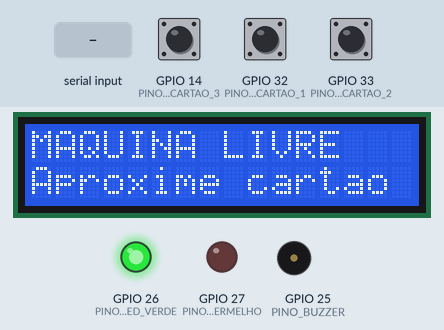
Bench run of a sketch on a simulated ESP32. On the bench: 16×2 character LCD, output pins drawn as LEDs (lit = HIGH), buzzer (waves = sounding). Dashed ring = blinking. The inputs (shaded band) are chosen by the test bench; at power-on: GPIO 14 (PINO_BTN_CARTAO_3) HIGH, GPIO 32 (PINO_BTN_CARTAO_1) HIGH, GPIO 33 (PINO_BTN_CARTAO_2) HIGH. WiFi joins after 1.5 s; servers stay silent unless stated; random numbers use the default seed unless the sketch sets one; no MQTT or app messages arrive unless stated; what the sketch prints to the serial monitor is not drawn.

Above: at 3.6 s.
3.7 s: GPIO 14 (PINO_BTN_CARTAO_3) pulled LOW for 0.15 s
At 3.82 s:
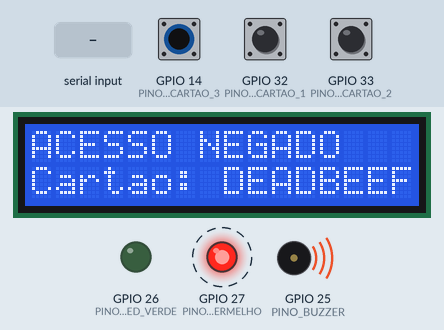
4.4 s: GPIO 32 (PINO_BTN_CARTAO_1) pulled LOW for 3.2 s
At 6.5 s:
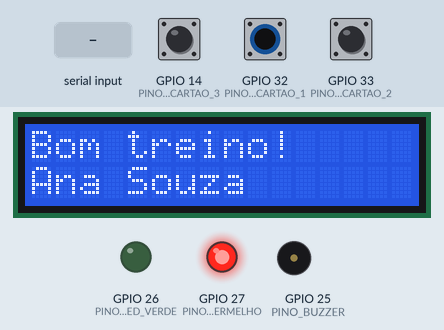
9.1 s: GPIO 33 (PINO_BTN_CARTAO_2) pulled LOW for 0.15 s
At 9.46 s:
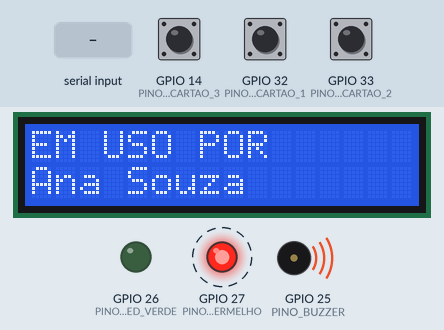
9.8 s: "1\n" received over Serial
At 12.6 s:
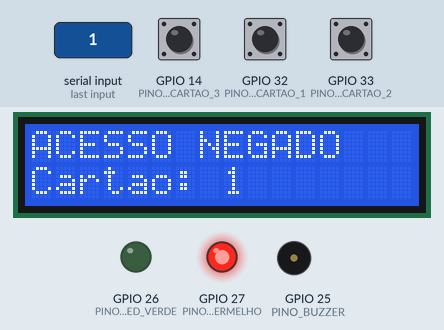
12.8 s: GPIO 32 (PINO_BTN_CARTAO_1) pulled LOW for 1 s
At 13.19 s:
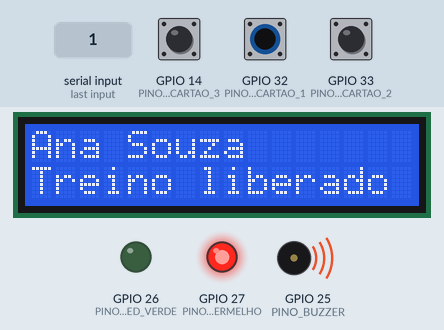
15.3 s: GPIO 33 (PINO_BTN_CARTAO_2) pulled LOW for 1 s
At 16.7 s:
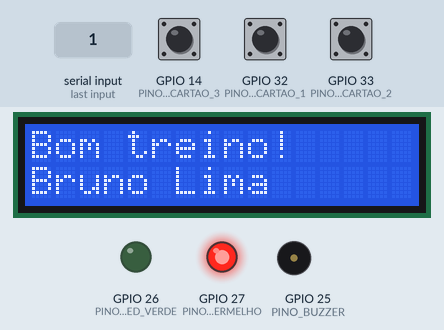
Timing chart, 0 to 18.3 s (numbered marks = the images above; inputs shaded):
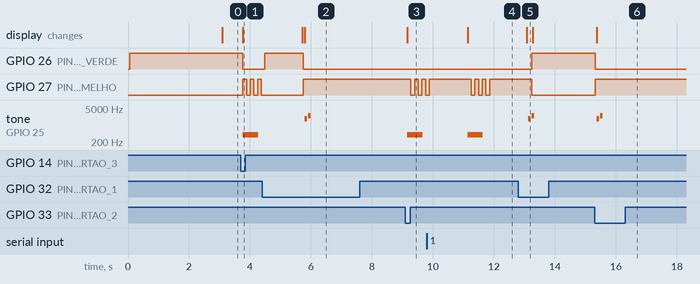

The sketch:

estacao_esp32.ino
```cpp
/*
 * CP5 - Estação de Treino IoT (RFID + MQTT)
 * ==========================================
 * ESP32 que controla o acesso à estação de treino por RFID e publica
 * o status da máquina via MQTT (Publish/Subscribe).
 *
 *  - Cartão cadastrado com a máquina LIVRE   -> máquina OCUPADA (LED vermelho)
 *  - Mesmo cartão com a máquina OCUPADA      -> check-out, máquina LIVRE (LED verde)
 *  - Cartão desconhecido / outro aluno       -> acesso negado (bip longo)
 *  - Sem atividade por SESSAO_TIMEOUT_MS     -> libera automaticamente
 *
 * Publica:  {base}/status (retido), {base}/acesso, {base}/esp32/online (LWT)
 * Assina:   {base}/reps, {base}/serie  (vindos do contador de visão do CP4)
 *
 * Bibliotecas: PubSubClient, ArduinoJson (v7), LiquidCrystal I2C, MFRC522
 * Configurações: config.h
 */

#include <WiFi.h>
#include <PubSubClient.h>
#include <ArduinoJson.h>
#include "config.h"

#if !SIMULAR_RFID
  #include <SPI.h>
  #include <MFRC522.h>
  MFRC522 rfid(PINO_RFID_SS, PINO_RFID_RST);
#endif

#if USAR_LCD
  #include <Wire.h>
  #include <LiquidCrystal_I2C.h>
  LiquidCrystal_I2C lcd(LCD_ENDERECO, 16, 2);
#endif

// =========================================================
// TÓPICOS
// =========================================================
const String T_STATUS  = String(TOPICO_BASE) + "/status";
const String T_ACESSO  = String(TOPICO_BASE) + "/acesso";
const String T_REPS    = String(TOPICO_BASE) + "/reps";
const String T_SERIE   = String(TOPICO_BASE) + "/serie";
const String T_ONLINE  = String(TOPICO_BASE) + "/esp32/online";

// =========================================================
// ESTADO
// =========================================================
enum EstadoMaquina { LIVRE, OCUPADA };

EstadoMaquina estado = LIVRE;
String alunoAtual    = "";
String uidAtual      = "";
String sessaoAtual   = "";
unsigned long ultimaAtividade = 0;   // millis() da última leitura/repetição
uint16_t prefixoSessao = 0;
uint16_t contadorSessao = 0;

String ultimoUidLido = "";
unsigned long ultimaLeituraMs = 0;
const unsigned long BLOQUEIO_RELEITURA_MS = 2000;  // evita ler o mesmo cartão 2x seguidas

WiFiClient wifiClient;
PubSubClient mqtt(wifiClient);
unsigned long ultimaTentativaMqtt = 0;

// =========================================================
// LCD
// =========================================================
void lcdMostrar(const String& linha1, const String& linha2) {
#if USAR_LCD
  lcd.clear();
  lcd.setCursor(0, 0);
  lcd.print(linha1.substring(0, 16));
  lcd.setCursor(0, 1);
  lcd.print(linha2.substring(0, 16));
#endif
}

void lcdTelaEstado() {
  if (estado == LIVRE) {
    lcdMostrar("MAQUINA LIVRE", "Aproxime cartao");
  } else {
    lcdMostrar(alunoAtual, "Treino liberado");
  }
}

// =========================================================
// ATUADORES (LEDs e buzzer)
// =========================================================
void aplicarLeds() {
  digitalWrite(PINO_LED_VERDE,    estado == LIVRE   ? HIGH : LOW);
  digitalWrite(PINO_LED_VERMELHO, estado == OCUPADA ? HIGH : LOW);
}

void bipOk() {
  tone(PINO_BUZZER, 1800, 80);
  delay(120);
  tone(PINO_BUZZER, 2400, 80);
}

void bipErro() {
  tone(PINO_BUZZER, 400, 500);
  for (int i = 0; i < 3; i++) {          // pisca o vermelho para sinalizar negado
    digitalWrite(PINO_LED_VERMELHO, HIGH);
    digitalWrite(PINO_LED_VERDE, LOW);
    delay(120);
    digitalWrite(PINO_LED_VERMELHO, LOW);
    delay(120);
  }
  aplicarLeds();
}

// =========================================================
// MQTT — PUBLICAÇÃO
// =========================================================
void publicarJson(const String& topico, JsonDocument& doc, bool retido) {
  char buffer[384];
  size_t n = serializeJson(doc, buffer, sizeof(buffer));
  bool ok = mqtt.connected() && mqtt.publish(topico.c_str(), (const uint8_t*)buffer, n, retido);
  Serial.printf("[MQTT] %s %s -> %s\n", ok ? "PUB" : "FALHOU", topico.c_str(), buffer);
}

void publicarStatus() {
  JsonDocument doc;
  doc["estado"]  = (estado == LIVRE) ? "livre" : "ocupada";
  doc["estacao"] = ESTACAO_ID;
  if (estado == OCUPADA) {
    doc["aluno"]  = alunoAtual;
    doc["uid"]    = uidAtual;
    doc["sessao"] = sessaoAtual;
  }
  publicarJson(T_STATUS, doc, true);   // retido: quem conectar depois recebe o estado atual
}

void publicarAcesso(const String& uid, const String& aluno, const char* resultado) {
  JsonDocument doc;
  doc["uid"]       = uid;
  doc["aluno"]     = aluno;
  doc["resultado"] = resultado;
  publicarJson(T_ACESSO, doc, false);
}

// =========================================================
// MQTT — ASSINATURA (mensagens do contador de visão)
// =========================================================
void aoReceberMensagem(char* topico, byte* payload, unsigned int tamanho) {
  String t = String(topico);
  JsonDocument doc;
  if (deserializeJson(doc, payload, tamanho)) {
    Serial.printf("[MQTT] JSON invalido em %s\n", topico);
    return;
  }

  // Ignora mensagens de sessões antigas ou com a máquina livre
  String sessao = doc["sessao"] | "";
  if (estado != OCUPADA || sessao != sessaoAtual) return;

  ultimaAtividade = millis();   // houve treino: reinicia o timeout da sessão

  int serie = doc["serie"] | 0;
  int reps  = doc["reps"]  | 0;

  if (t == T_REPS) {
    lcdMostrar(alunoAtual, "S" + String(serie) + "  Reps: " + String(reps));
  } else if (t == T_SERIE) {
    lcdMostrar(alunoAtual, "S" + String(serie) + " fim: " + String(reps) + " reps");
    tone(PINO_BUZZER, 2000, 150);
  }
}

// =========================================================
// CONECTIVIDADE
// =========================================================
void conectarWiFi() {   // usado só no boot (bloqueante)
  Serial.printf("[WiFi] Conectando a %s", WIFI_SSID);
  lcdMostrar("Conectando WiFi", WIFI_SSID);
  WiFi.mode(WIFI_STA);
  WiFi.begin(WIFI_SSID, WIFI_PASSWORD, WIFI_CANAL);
  while (WiFi.status() != WL_CONNECTED) {
    delay(250);
    Serial.print(".");
  }
  Serial.printf("\n[WiFi] Conectado! IP: %s\n", WiFi.localIP().toString().c_str());
}

// Reconexão NÃO bloqueante: o controle de acesso local (RFID, LEDs) continua
// funcionando mesmo sem rede.
unsigned long ultimaTentativaWifi = 0;
void manterWiFi() {
  if (WiFi.status() == WL_CONNECTED || millis() - ultimaTentativaWifi < 5000) return;
  ultimaTentativaWifi = millis();
  Serial.println("[WiFi] Conexao perdida. Tentando reconectar...");
  WiFi.reconnect();
}

void conectarMqtt() {
  if (WiFi.status() != WL_CONNECTED) return;
  if (mqtt.connected() || millis() - ultimaTentativaMqtt < 3000) return;
  ultimaTentativaMqtt = millis();

  String clientId = String(ESTACAO_ID) + "-esp32-" + String((uint32_t)esp_random(), HEX);
  Serial.printf("[MQTT] Conectando a %s:%d como %s...\n", MQTT_BROKER, MQTT_PORTA, clientId.c_str());

  // LWT: se o ESP32 cair, o broker publica "offline" (retido) em nome dele
  bool ok = mqtt.connect(clientId.c_str(), nullptr, nullptr,
                         T_ONLINE.c_str(), 0, true, "offline");
  if (ok) {
    Serial.println("[MQTT] Conectado!");
    mqtt.publish(T_ONLINE.c_str(), "online", true);
    mqtt.subscribe(T_REPS.c_str());
    mqtt.subscribe(T_SERIE.c_str());
    publicarStatus();   // republica o estado atual (ex.: após reconexão)
    lcdTelaEstado();
  } else {
    Serial.printf("[MQTT] Falhou (rc=%d). Nova tentativa em 3 s.\n", mqtt.state());
    lcdMostrar("MQTT offline", "tentando...");
  }
}

// =========================================================
// CONTROLE DE ACESSO
// =========================================================
const Aluno* buscarAluno(const String& uid) {
  for (const Aluno& a : ALUNOS_CADASTRADOS) {
    if (uid.equalsIgnoreCase(a.uid)) return &a;
  }
  return nullptr;
}

String novaSessao() {
  char buf[12];
  snprintf(buf, sizeof(buf), "%04x-%04u", prefixoSessao, ++contadorSessao);
  return String(buf);
}

void liberarMaquina(const char* motivo) {
  estado      = LIVRE;
  alunoAtual  = "";
  uidAtual    = "";
  sessaoAtual = "";
  aplicarLeds();
  publicarStatus();
  lcdTelaEstado();
  Serial.printf("[ESTACAO] Maquina LIVRE (%s)\n", motivo);
}

void processarCartao(String uid) {
  uid.trim();
  uid.toUpperCase();
  if (uid.isEmpty()) return;

  // Antirrepique: o mesmo cartão parado no leitor gera várias leituras
  if (uid == ultimoUidLido && millis() - ultimaLeituraMs < BLOQUEIO_RELEITURA_MS) return;
  ultimoUidLido   = uid;
  ultimaLeituraMs = millis();

  const Aluno* aluno = buscarAluno(uid);
  Serial.printf("[RFID] UID lido: %s (%s)\n", uid.c_str(), aluno ? aluno->nome : "nao cadastrado");

  if (!aluno) {
    publicarAcesso(uid, "", "negado");
    lcdMostrar("ACESSO NEGADO", "Cartao: " + uid);
    bipErro();
    delay(1200);
    lcdTelaEstado();
    return;
  }

  if (estado == LIVRE) {
    // Check-in
    estado          = OCUPADA;
    alunoAtual      = aluno->nome;
    uidAtual        = uid;
    sessaoAtual     = novaSessao();
    ultimaAtividade = millis();
    aplicarLeds();
    publicarStatus();
    publicarAcesso(uid, alunoAtual, "liberado");
    lcdMostrar("Bom treino!", alunoAtual);
    bipOk();
    Serial.printf("[ESTACAO] Maquina OCUPADA por %s (sessao %s)\n", alunoAtual.c_str(), sessaoAtual.c_str());
  } else if (uid == uidAtual) {
    // Check-out pelo próprio aluno
    publicarAcesso(uid, alunoAtual, "encerrado");
    bipOk();
    liberarMaquina("check-out");
  } else {
    // Outro aluno tentando usar uma máquina ocupada
    publicarAcesso(uid, aluno->nome, "ocupada");
    lcdMostrar("EM USO POR", alunoAtual);
    bipErro();
    delay(1200);
    lcdTelaEstado();
  }
}

// =========================================================
// LEITURA DE CARTÕES
// =========================================================
#if SIMULAR_RFID
struct BotaoCartao { uint8_t pino; const char* uid; bool anterior; };
BotaoCartao botoes[] = {
  { PINO_BTN_CARTAO_1, UID_SIMULADO_1, HIGH },
  { PINO_BTN_CARTAO_2, UID_SIMULADO_2, HIGH },
  { PINO_BTN_CARTAO_3, UID_SIMULADO_3, HIGH },
};
#endif

void lerCartoes() {
#if SIMULAR_RFID
  // Cada botão "aproxima" um cartão (detecção de borda de descida)
  for (BotaoCartao& b : botoes) {
    bool atual = digitalRead(b.pino);
    if (b.anterior == HIGH && atual == LOW) {
      delay(30);   // debounce
      if (digitalRead(b.pino) == LOW) processarCartao(b.uid);
    }
    b.anterior = atual;
  }
#else
  if (rfid.PICC_IsNewCardPresent() && rfid.PICC_ReadCardSerial()) {
    String uid = "";
    for (byte i = 0; i < rfid.uid.size; i++) {
      if (rfid.uid.uidByte[i] < 0x10) uid += "0";
      uid += String(rfid.uid.uidByte[i], HEX);
    }
    rfid.PICC_HaltA();
    rfid.PCD_StopCrypto1();
    processarCartao(uid);
  }
#endif

  // Em qualquer modo: digitar um UID no Serial Monitor simula a leitura
  if (Serial.available()) {
    processarCartao(Serial.readStringUntil('\n'));
  }
}

// =========================================================
// SETUP / LOOP
// =========================================================
void setup() {
  Serial.begin(115200);
  Serial.setTimeout(50);

  pinMode(PINO_LED_VERDE, OUTPUT);
  pinMode(PINO_LED_VERMELHO, OUTPUT);
  pinMode(PINO_BUZZER, OUTPUT);

#if SIMULAR_RFID
  for (BotaoCartao& b : botoes) pinMode(b.pino, INPUT_PULLUP);
  Serial.println("[RFID] Modo SIMULADO: use os botoes ou digite um UID no Serial Monitor");
#else
  SPI.begin();
  rfid.PCD_Init();
  Serial.print("[RFID] MFRC522 iniciado. ");
  rfid.PCD_DumpVersionToSerial();
#endif

#if USAR_LCD
  lcd.init();
  lcd.backlight();
#endif

  prefixoSessao = (uint16_t)(esp_random() & 0xFFFF);
  aplicarLeds();

  conectarWiFi();
  mqtt.setServer(MQTT_BROKER, MQTT_PORTA);
  mqtt.setBufferSize(512);
  mqtt.setCallback(aoReceberMensagem);
  conectarMqtt();
}

void loop() {
  manterWiFi();
  conectarMqtt();
  mqtt.loop();

  lerCartoes();

  // Libera a máquina se o aluno esquecer de fazer check-out
  if (estado == OCUPADA && millis() - ultimaAtividade > SESSAO_TIMEOUT_MS) {
    publicarAcesso(uidAtual, alunoAtual, "timeout");
    liberarMaquina("timeout por inatividade");
  }
}
```

config.h
```cpp
/*
 * config.h — Configurações da Estação de Treino IoT (CP5)
 * ---------------------------------------------------------
 * Tudo que muda entre Wokwi e hardware físico fica aqui.
 */
#pragma once

// =========================================================
// MODO DE OPERAÇÃO
// =========================================================
// 1 = Wokwi: botões fazem o papel dos cartões RFID (o Wokwi não tem MFRC522)
// 0 = Hardware físico: usa o leitor MFRC522 real
#define SIMULAR_RFID 1

// 1 = usa display LCD 16x2 I2C (opcional no hardware físico)
#define USAR_LCD 1

// =========================================================
// WI-FI
// =========================================================
#if SIMULAR_RFID
  #define WIFI_SSID     "Wokwi-GUEST"   // rede virtual do Wokwi
  #define WIFI_PASSWORD ""
  #define WIFI_CANAL    6               // canal fixo acelera a conexão no Wokwi
#else
  #define WIFI_SSID     "NOME_DA_SUA_REDE"
  #define WIFI_PASSWORD "SENHA_DA_SUA_REDE"
  #define WIFI_CANAL    0               // 0 = procura em todos os canais
#endif

// =========================================================
// MQTT
// =========================================================
#define MQTT_BROKER "broker.hivemq.com"
#define MQTT_PORTA  1883

// o broker é público e outros grupos podem usar o mesmo nome.
// O MESMO valor deve estar em visao/config.py e dashboard/config.js.
#define TOPICO_BASE "fiap/cp5/ronaldos-fc/estacao01"
#define ESTACAO_ID  "estacao01"

// =========================================================
// REGRAS DE NEGÓCIO
// =========================================================
// Libera a máquina automaticamente se ninguém treinar por este tempo (ms)
#define SESSAO_TIMEOUT_MS (3UL * 60UL * 1000UL)   // 3 minutos

// =========================================================
// PINOS (ESP32 DevKit)
// =========================================================
// MFRC522 (SPI): SCK=18, MISO=19, MOSI=23 (pinos SPI padrão do ESP32)
#define PINO_RFID_SS   5
#define PINO_RFID_RST  4

// LCD I2C: SDA=21, SCL=22 (padrão do ESP32)
#define LCD_ENDERECO   0x27

#define PINO_LED_VERDE    26
#define PINO_LED_VERMELHO 27
#define PINO_BUZZER       25

// Botões que simulam cartões no Wokwi (INPUT_PULLUP, ligam ao GND)
#define PINO_BTN_CARTAO_1 32   // cartão da Ana
#define PINO_BTN_CARTAO_2 33   // cartão do Bruno
#define PINO_BTN_CARTAO_3 14   // cartão NÃO cadastrado

// =========================================================
// CARTÕES CADASTRADOS
// =========================================================
// No hardware físico: passe o cartão, copie o UID mostrado no Serial Monitor
// e cadastre aqui (letras maiúsculas, sem espaços).
struct Aluno {
  const char* uid;
  const char* nome;
};

static const Aluno ALUNOS_CADASTRADOS[] = {
  { "A1B2C3D4", "Ana Souza"  },
  { "B5C6D7E8", "Bruno Lima" },
  // { "UID_DO_SEU_CARTAO", "Seu Nome" },
};

// UIDs que os botões do Wokwi "leem"
#define UID_SIMULADO_1 "A1B2C3D4"
#define UID_SIMULADO_2 "B5C6D7E8"
#define UID_SIMULADO_3 "DEADBEEF"   // não cadastrado → acesso negado
```

Measured:
- after the input at 3.7 s, GPIO 26 (PINO_LED_VERDE): HIGH → LOW after 0.07 s; GPIO 27 (PINO_LED_VERMELHO): alternates HIGH for 0.12 s and LOW for 0.12 s, starting after 0.07 s; tone on GPIO 25 (PINO_BUZZER): silent → 400 Hz after 0.07 s, → silent 0.50 s later; the display: changes after 0.07 s (image 1)
- after the input at 4.4 s, GPIO 27 (PINO_LED_VERMELHO): LOW → HIGH after 1.3 s; tone on GPIO 25 (PINO_BUZZER): silent → 1800 Hz after 1.4 s, → silent 0.08 s later, → 2400 Hz 0.04 s later, → silent 0.08 s later
- after the input at 9.1 s, GPIO 27 (PINO_LED_VERMELHO): alternates HIGH for 0.12 s and LOW for 0.12 s, starting after 0.18 s; tone on GPIO 25 (PINO_BUZZER): silent → 400 Hz after 0.06 s, → silent 0.50 s later; the display: changes after 0.06 s (image 3)
- after the input at 9.8 s, tone on GPIO 25 (PINO_BUZZER): silent → 400 Hz after 1.3 s, → silent 0.50 s later
- after the input at 12.8 s, GPIO 26 (PINO_LED_VERDE): LOW → HIGH after 0.44 s; GPIO 27 (PINO_LED_VERMELHO): HIGH → LOW after 0.44 s; tone on GPIO 25 (PINO_BUZZER): silent → 1800 Hz after 0.32 s, → silent 0.08 s later, → 2400 Hz 0.04 s later, → silent 0.08 s later
- after the input at 15.3 s, GPIO 26 (PINO_LED_VERDE): HIGH → LOW at once; GPIO 27 (PINO_LED_VERMELHO): LOW → HIGH at once; tone on GPIO 25 (PINO_BUZZER): silent → 1800 Hz after 0.08 s, → silent 0.08 s later, → 2400 Hz 0.04 s later, → silent 0.08 s later; the display: changes after 0.08 s (image 6)
